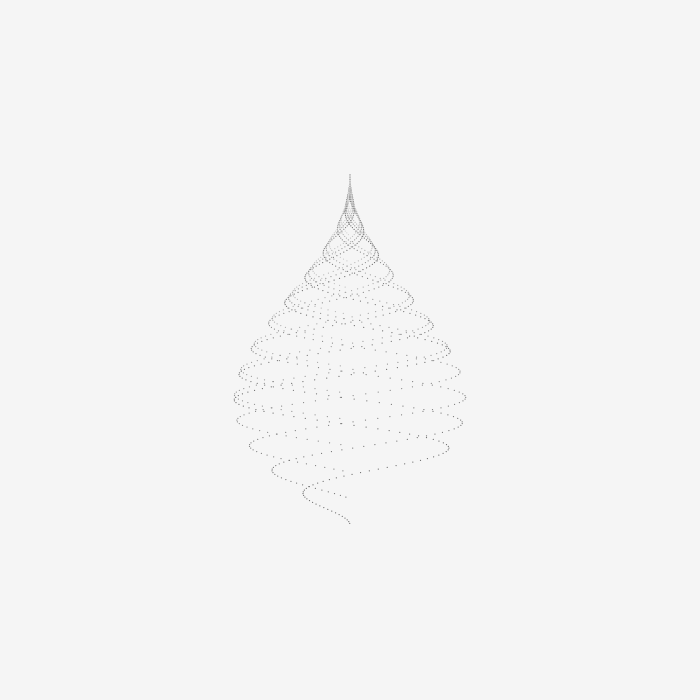
Frame 1 (no input)
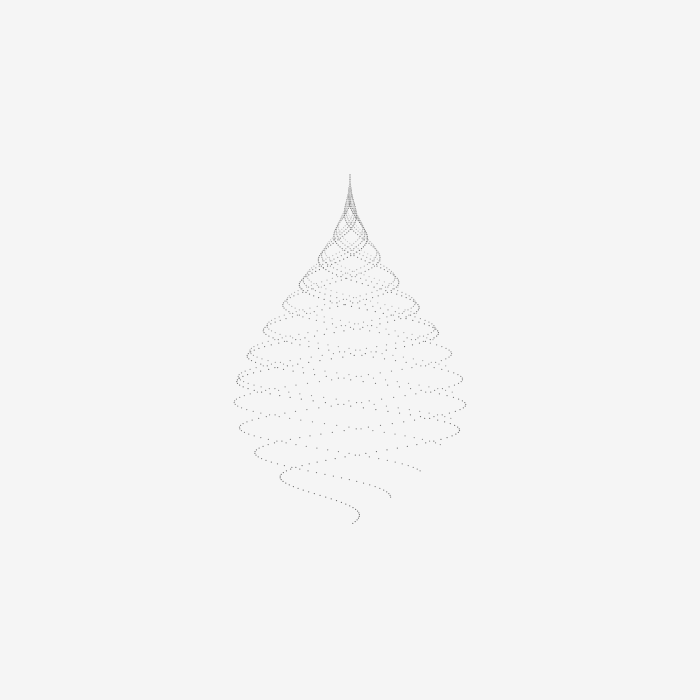
Frame 60 (no input)
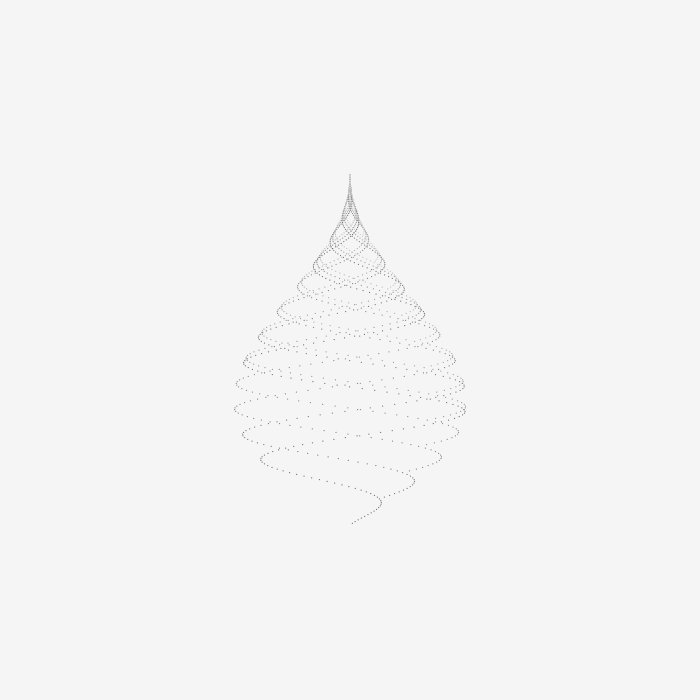
Frame 120 (the mouse pressed at the canvas centre since frame 60)

The p5.js sketch that drew these frames (run headless with seeded random() and noise() and a simulated clock; from frame 60 on, the mouse is pressed at the canvas centre):

// p5.js sketch
// ── sketch.js

var xspacing = 3.5;    // Distance between each horizontal location
var w;                // Width of entire wave
var theta = 0.0;      // Start angle at 0
var amplitude = 350.0; // Height of wave
var period = 200.0;   // How many pixels before the wave repeats
var dx;               // Value for incrementing x
var yvalues;  // Using an array to store height values for the wave

function setup() {
  createCanvas(700, 700);
  w = width;
  dx = (TWO_PI / period) * xspacing;
  yvalues = new Array(floor(w/xspacing));
}

function draw() {
  background(245);
  calcWave();
  renderWave();
}

function calcWave() {
  theta += 0.02;
  var x = theta;
  for (var i = 0; i < yvalues.length; i++) {
    yvalues[i] = sin(x)*amplitude;
    x+=dx;
  }
}

function renderWave() {
  noStroke();
  fill(120);
  for (var x = 0; x < yvalues.length; x++) {
    for (var z = 0; z < 15; z++) {
    push();
    translate(width*.75,height*.25);
    rotate(PI/2);
    scale(.5);
    fill(z*10+100);
    ellipse(x*xspacing, height/2+(yvalues[x+(z*15)]*sqrt((x/(amplitude/2))*(x/(amplitude/2)))*sin(map(x, 0, yvalues.length, 0, PI))), 2.5);
    pop();
  }
}

}
